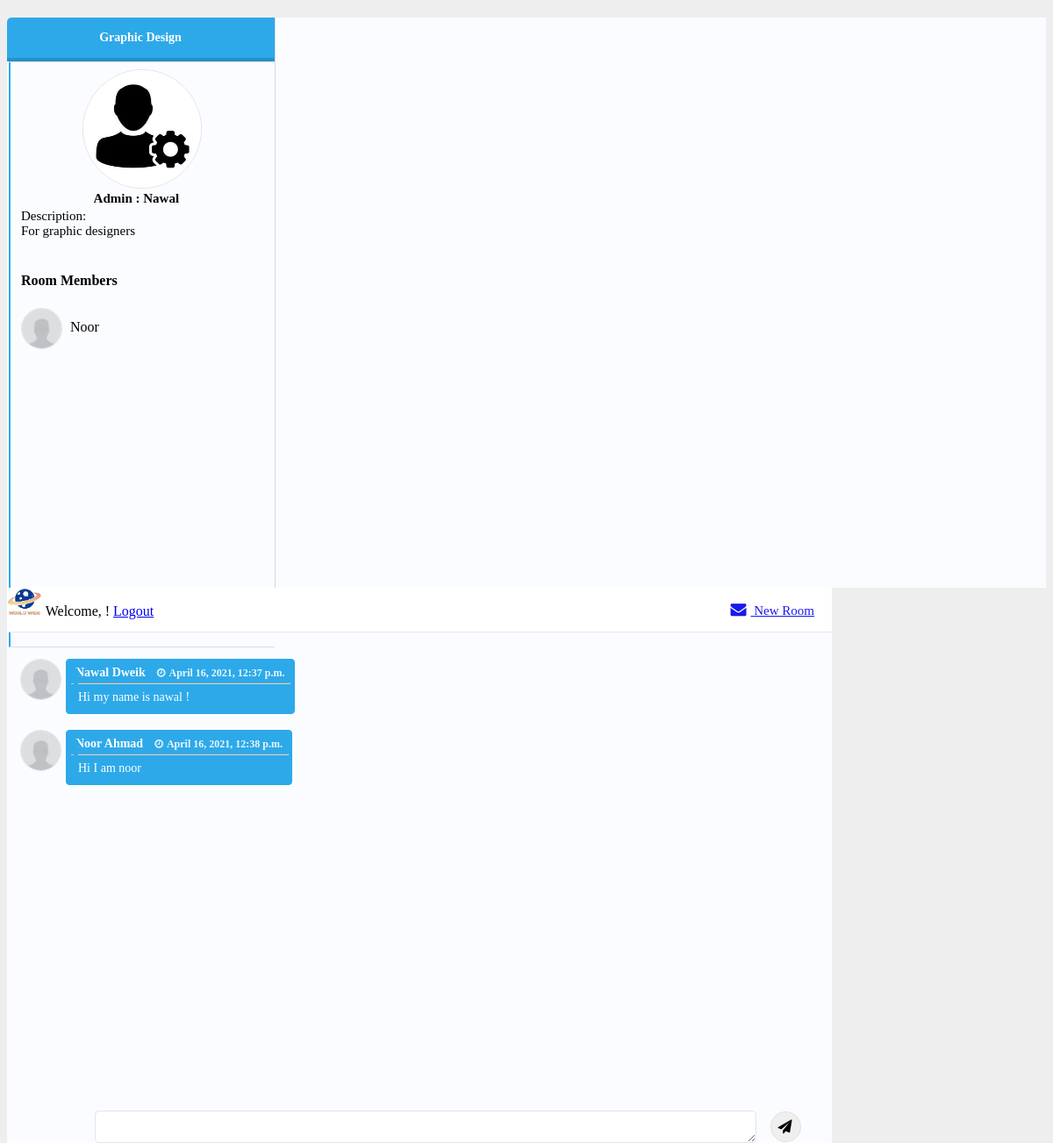
The app's page /groups/group_name/6 (signed in) with its own data.
### app/models.py (models this page shows, shortened)
class Group(models.Model):
    planner = models.ForeignKey(User, related_name="groupsPlannedByUser", on_delete = models.CASCADE)
    group_name = models.TextField()
    description = models.TextField()
    users = models.ManyToManyField(User, related_name="groups")
    created_at = models.DateTimeField(auto_now_add=True)
    updated_at = models.DateTimeField(auto_now=True)

class User(models.Model):
    first_name = models.CharField(max_length=255)
    last_name = models.CharField(max_length=255)
    email = models.CharField(max_length=255)
    password = models.CharField(max_length=255)
    created_at = models.DateTimeField(auto_now_add=True)
    updated_at = models.DateTimeField(auto_now=True)
    objects = BlogManager()

class Message(models.Model):
    context = models.TextField()
    sender = models.ForeignKey(User, related_name= 'messages_sent', on_delete = models.CASCADE )
    group = models.ForeignKey(Group, related_name= 'messages_group', on_delete = models.CASCADE)
    created_at = models.DateTimeField(auto_now_add=True)
    updated_at = models.DateTimeField(auto_now=True)
    objects = MessageManager()

### app/views.py (the view)
# urls.py: path('groups/group_name/<int:group_id>', views.view_group_name),
def view_group_name(request,group_id):
    current_group = models.selected_group(group_id)
    messages = Message.objects.filter(group=current_group)
    context = {
        'group_name': current_group.group_name,
        'group_id': current_group.id,
        'messages': messages,
        'planner': current_group.planner.first_name,
        'plannerId': current_group.planner.id,
        'description': current_group.description,
        'groupUsers': models.users_joining_the_group(request.session['login_user'],group_id)
    }
    return render(request,"group.html",context)

### app/models.py (called while the page is built)
def selected_group(group_id):
    group=Group.objects.get(id=group_id)
    return group

def users_joining_the_group(user_id,group_id):
    this_group = Group.objects.get(id=group_id)
    allGroupJoiners = User.objects.filter(groups=this_group)
    return allGroupJoiners

### app/templates/group.html (shortened to what this page needs)
<!DOCTYPE html>
<html lang="en">
<head>
    {% load static %}
    <link rel="stylesheet" href="{% static 'css/dashboard_style.css' %}">
    <link href="https://maxcdn.bootstrapcdn.com/font-awesome/4.3.0/css/font-awesome.min.css" rel="stylesheet">
</head>
<body>
    <div class="container">
        <div class="panel messages-panel">
            <div class="contacts-list">
                <div class="inbox-categories">
                    <div data-toggle="tab" data-target="#inbox" class="active"> {{group_name}} </div>
                </div>
                <div class="tab-content">
                    <div id="inbox" class="contacts-outter-wrapper tab-pane active">
                        <div class="contacts-outter">
                            <ul class="list-unstyled contacts">
                                <li data-toggle="tab" data-target="#inbox-message-1" class="active">
                                    <img alt="" style="width: 134px;
                                    height: 134px;
                                    margin-left: 23%;" class="img-circle medium-image" src="/static/admin.JPG">
                                    <br />
                                    <div class="vcentered info-combo">
                                        <h3  style="margin-left: 48%;font-size: 15px;" class="no-margin-bottom name"> Admin : {{planner}} </h3>
                                        <div style="font-size: 15px;"> Description: <br />{{description}}</div>
                                        <br/>
                                    </div>
                                    <br />
                                    <div>
                                        <h4> Room Members</h4>
                                        {% for groupUser in groupUsers %}
                                        {% if groupUser.id != plannerId %}
                                        <img alt="" class="img-circle medium-image" src="/static/avatar.jpg">
                                        <output>{{groupUser.first_name}}</output>
                                        <br />
                                        {% endif %}
                                        {% endfor %}
                                    </div>
                                </li>
                            </ul>
                        </div>
                    </div>
                </div>
            </div>
            <div class="tab-content">
                <div class="tab-pane message-body active" id="inbox-message-1">
                    <div class="message-top">
                        <a class="btn btn btn-success new-message" href="/groups/add"> <i class="fa fa-envelope"></i>
                            New Room </a>
                            <div role="list" class="w-clearfix w-dyn-items w-row">
                                <div class="category-wrapper w-dyn-item w-col w-col-2" style="white-space: nowrap;"><img src="{% static 'logo.png'%}" alt="logo" width="40px" style="max-width: none;"> Welcome, {{request.session.name}} !    <a href="/logout">Logout</a></a></div>
                            </div>
                    </div>
                    <div class="message-chat">
                        <div class="chat-body">
{% for message in messages %}
{% if message.sender.id != request.session.login_user %}
                            <div class="message info">
                                <img alt="" class="img-circle medium-image" src="/static/avatar.jpg">
                                <div class="message-body">
                                    <div class="message-info">
                                        <h4> {{message.sender.first_name}}  {{message.sender.last_name}}</h4>
                                        <h5> <i class="fa fa-clock-o"></i> {{message.created_at}} </h5>
                                    </div>
                                    <hr>
                                    <div class="message-text">
                                        {{message.context}}
                                    </div>
                                </div>
                                <br>
                            </div>
                            {% endif %}
                            {% endfor %}
                        </div>
                            <form action="/groups/addMsg/{{group_id}}" method="POST">
                                <div class="chat-footer new-message-textarea">
                                <textarea style="height: 35px !important;" type="text" class="send-message-text" id="content" name="content" ></textarea>
                                <button type="submit" class="send-message-button btn-info"> <i class="fa fa-send"></i>
                                </button>
                                </div>
                        </div>
                    </div>
                </div>
            </div>
        </div>
</body>
</html>

### records on screen
Group: group_name "Graphic Design", description "For graphic designers"
User: first_name "Nawal"
User: first_name "Noor"
Message: sender.first_name "Nawal", sender.last_name "Dweik", created_at "April 16, 2021, 12:37 p.m.", context "Hi my name is nawal !"
Message: sender.first_name "Noor", sender.last_name "Ahmad", created_at "April 16, 2021, 12:38 p.m.", context "Hi I am noor"
